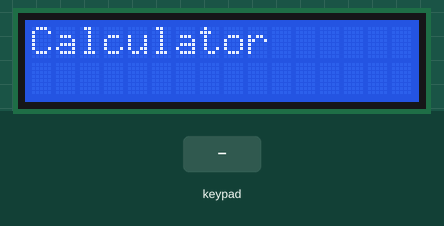
Simulated run of this sketch. Board: Arduino Uno, built with avr-gcc and run on an emulated ATmega328P. On the bench: 16×2 character LCD. The test bench sets the inputs (shaded band).

Above: at 0.1 s.
2.3 s: keypad keys 7 + 5 = pressed 0.4 s apart
At 4.3 s:
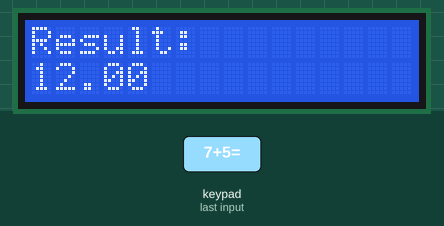
5.4 s: keypad keys 9 8 7 6 * pressed 0.4 s apart
At 7.8 s:
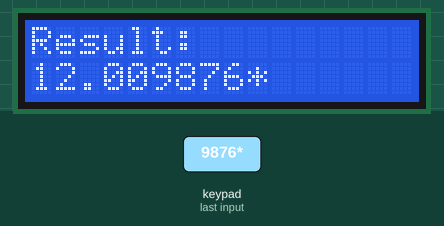
8.9 s: key '1' pressed
At 9.3 s:
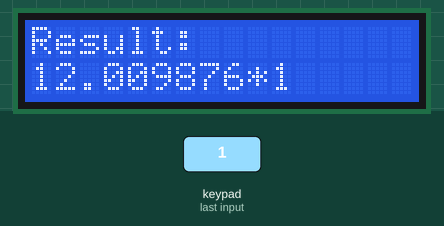
10.4 s: key '2' pressed
At 11.6 s:
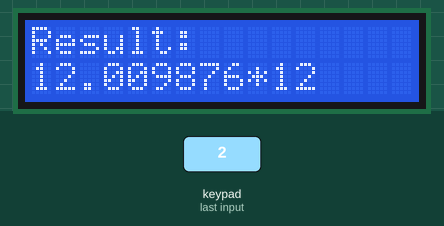
11.9 s: key 'C' pressed
At 12.7 s:
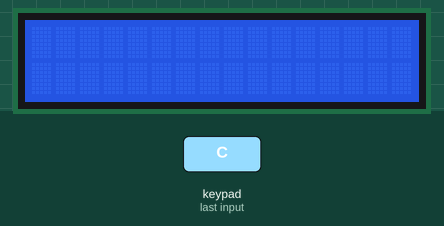
13.4 s: keypad keys 5 4 3 2 * pressed 0.4 s apart
At 16.2 s:
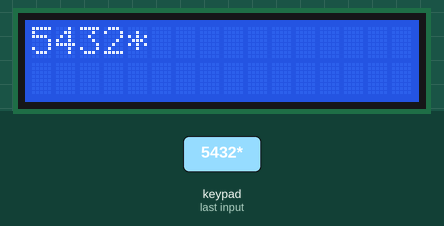
Timing chart, 0 to 17.7 s (numbered marks = the images above; inputs shaded):
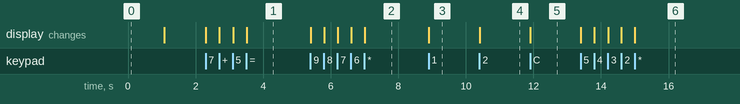

The sketch:

Arduino_calculator.ino
```cpp
#include <Keypad.h>
#include <Wire.h>
#include <LiquidCrystal_I2C.h>

LiquidCrystal_I2C lcd(0x27, 16, 2);

const byte ROWS = 4;
const byte COLS = 4;

char keys[ROWS][COLS] = {
  {'1','2','3','+'},
  {'4','5','6','-'},
  {'7','8','9','*'},
  {'.','0','C','='}
};

byte rowPins[ROWS] = {9, 8, 7, 6};
byte colPins[COLS] = {5, 4, 3, 2};

Keypad keypad = Keypad(makeKeymap(keys), rowPins, colPins, ROWS, COLS);

String num1 = "";
String num2 = "";
char op = 0;
bool isSecondNum = false;

void printCharAndAppend(String &target, char key) {
  // ensure only one decimal point per number; prepend 0 if starting with '.'
  if (key == '.') {
    if (target.length() == 0) target += '0';
    if (target.indexOf('.') != -1) return; // ignore extra dots
  }
  target += key;
  lcd.print(key);
}

void resetAll() {
  lcd.clear();
  num1 = "";
  num2 = "";
  op = 0;
  isSecondNum = false;
}

void setup() {
  lcd.init();
  lcd.backlight();
  lcd.setCursor(0,0);
  lcd.print("Calculator");
  delay(1000);
  lcd.clear();
}

void loop() {
  char key = keypad.getKey();
  if (!key) return;

  if ((key >= '0' && key <= '9') || key == '.') {
    if (!isSecondNum) {
      printCharAndAppend(num1, key);
    } else {
      printCharAndAppend(num2, key);
    }
  }
  else if (key == '+' || key == '-' || key == '*') {
    if (num1.length() > 0 && !isSecondNum) {
      op = key;
      isSecondNum = true;
      lcd.print(op);
    }
  }
  else if (key == '=') {
    if (num1.length() > 0 && num2.length() > 0 && op != 0) {
      float n1 = num1.toFloat();
      float n2 = num2.toFloat();
      float result = 0;

      if (op == '+') result = n1 + n2;
      else if (op == '-') result = n1 - n2;
      else if (op == '*') result = n1 * n2;

      lcd.clear();
      lcd.print("Result:");
      lcd.setCursor(0,1);
      lcd.print(result);

      // Reset for next calculation (simple mode)
      num1 = "";
      num2 = "";
      op = 0;
      isSecondNum = false;

      // If you prefer chaining, comment out the four lines above and use:
      // num1 = String(result); num2 = ""; isSecondNum = false; op = 0;
      // lcd.setCursor(0,0); lcd.print(num1);
    }
  }
  else if (key == 'C') {
    resetAll();
  }
}
```

Measured:
- after the input at 2.3 s, the display: first changes at once (image 1 shows a later state)
- after the input at 5.4 s, the display: first changes at once (image 2 shows a later state)
- after the input at 8.9 s, the display: changes at once (image 3)
- after the input at 10.4 s, the display: changes at once (image 4)
- after the input at 11.9 s, the display: changes at once (image 5)
- after the input at 13.4 s, the display: first changes at once (image 6 shows a later state)
